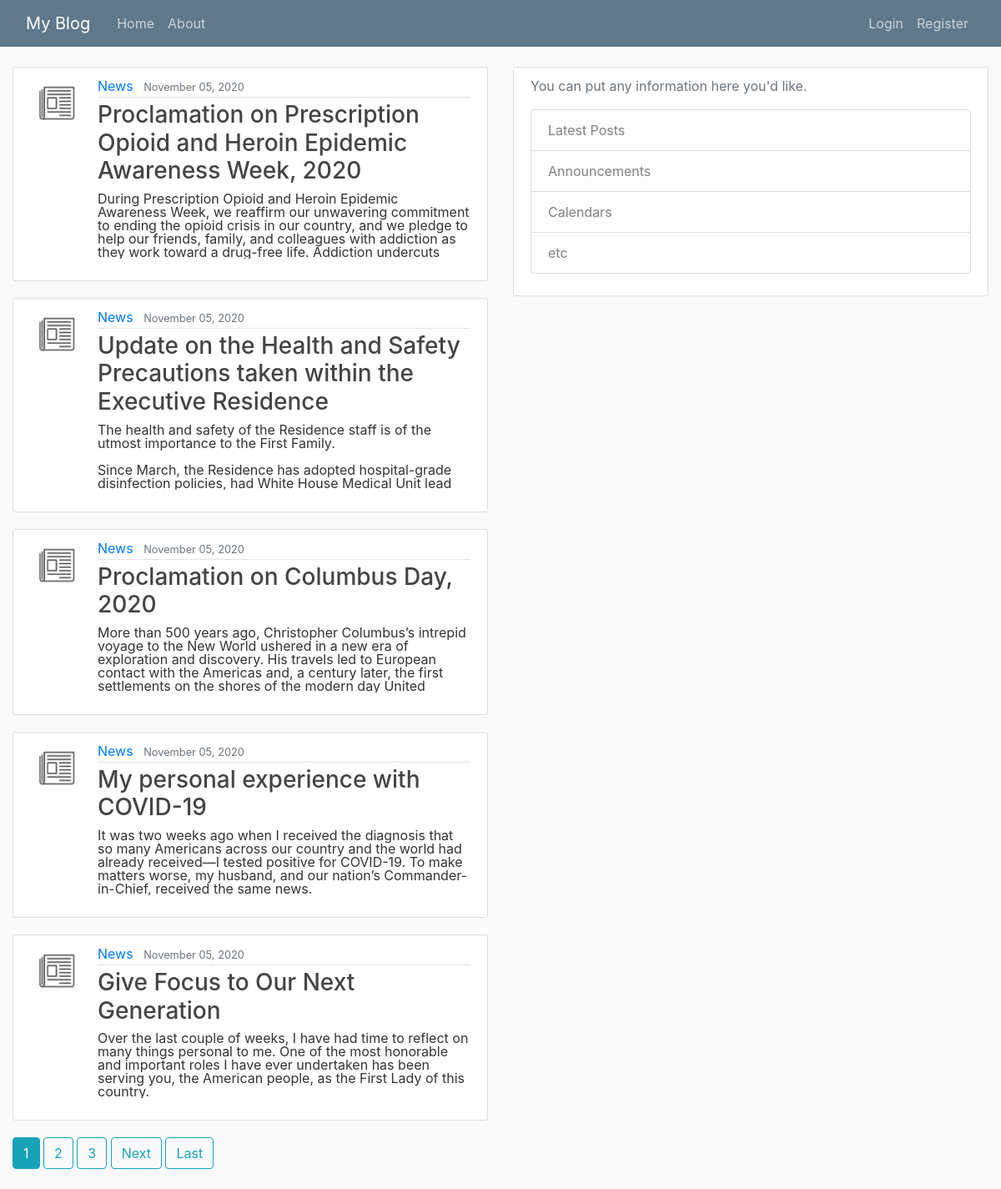
/, run on an earlier commit of the app's database.
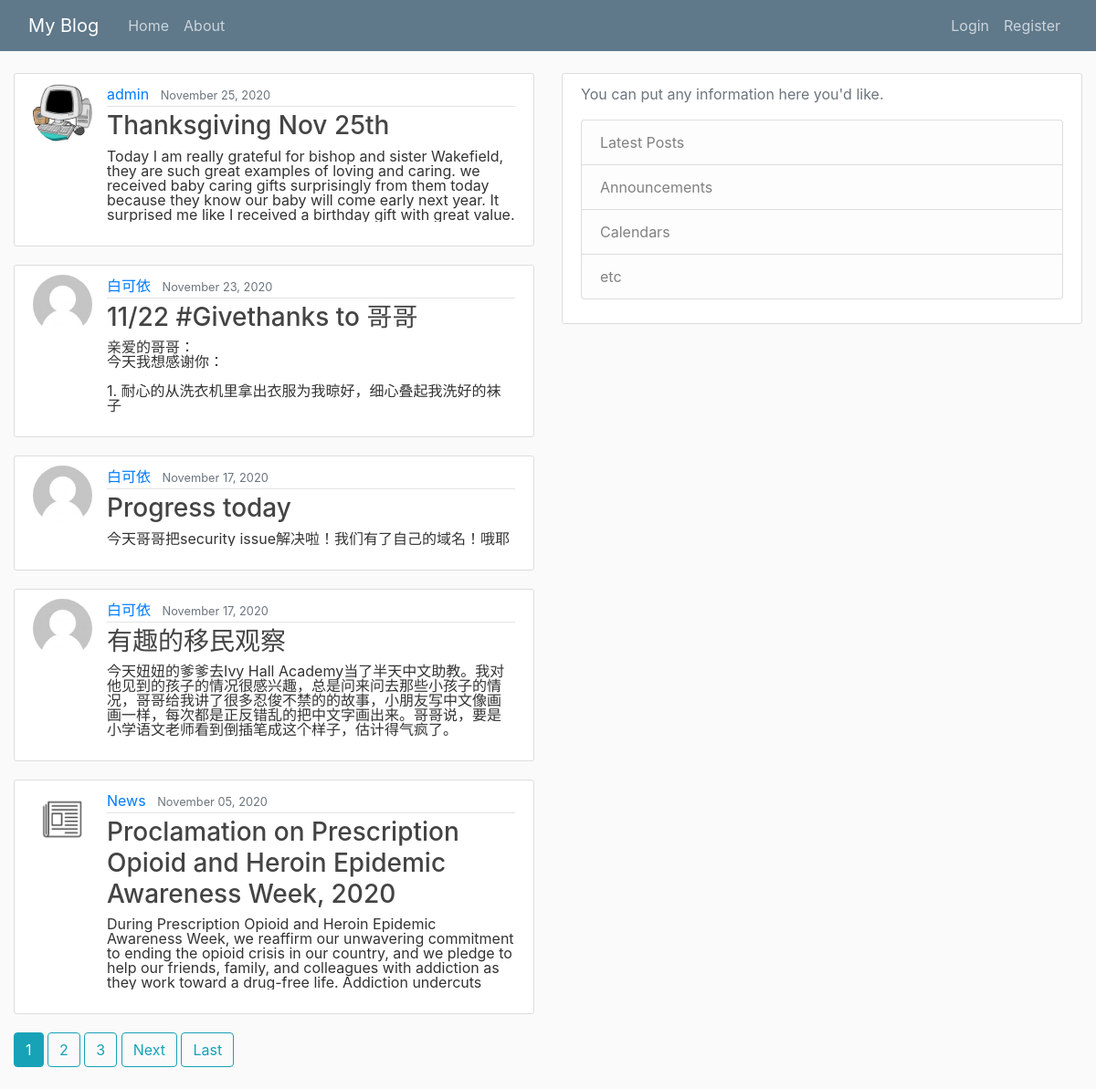
And on a later commit of the database.
### blog/models.py (models this page shows, shortened)
class Post(models.Model):
    title = models.CharField(max_length=100)
    content = models.TextField()
    date_posted = models.DateTimeField(default=timezone.now)
    author = models.ForeignKey(User, on_delete=models.CASCADE)

### users/models.py (models this page shows, shortened)
class Profile(models.Model):
    user = models.OneToOneField(User, on_delete=models.CASCADE)
    image = models.ImageField(default='default.jpg', upload_to='profile_pics')

### blog/views.py (the view)
# urls.py: path('', PostListView.as_view(), name='blog-home'),
class PostListView(ListView):
    model = Post
    template_name = 'blog/home.html' # <app>/<model>_<viewtype>.html
    context_object_name = 'posts' # the default name is object
    ordering = ['-date_posted'] # change the order
    paginate_by = 5 #2 per page

### blog/templates/blog/home.html (shortened to what this page needs)
{% extends "blog/base.html" %}
    {% block content %}
    {% for post in posts %}
     <article class="media content-section">
         <img class="rounded-circle article-img" src="{{ post.author.profile.image.url }}">
          <div class="media-body">
            <div class="article-metadata">
              <a class="mr-2" href="{% url 'user-posts' post.author.username %}">{{ post.author }}</a>
              <small class="text-muted">{{ post.date_posted|date:"F d, Y" }}</small>
            </div>
            <h3><a class="article-title" href="{% url 'post-detail' post.id %}">{{ post.title }}</a></h3>
            <p style="
            line-height: 1em;
            max-height: 5em;
            overflow:hidden" class="article-content">{{ post.content }}</p>
          </div>
        </article>
    {% endfor %}
        {% if is_paginated %}
      {% for num in page_obj.paginator.page_range %}
        {% if page_obj.number == num %}
          <a class="btn btn-info mb-4" href="?page={{ num }}">{{ num }}</a>
        {% elif num > page_obj.number|add:'-3' and num < page_obj.number|add:'3' %}
          <a class="btn btn-outline-info mb-4" href="?page={{ num }}">{{ num }}</a>
        {% endif %}
      {% endfor %}
      {% if page_obj.has_next %}
        <a class="btn btn-outline-info mb-4" href="?page={{ page_obj.next_page_number }}">Next</a>
        <a class="btn btn-outline-info mb-4" href="?page={{ page_obj.paginator.num_pages }}">Last</a>
      {% endif %}
    {% endif %}
{% endblock %}

What changed in the data, as far as the page shows it:
no longer on this page (row unchanged): Post: author.profile.image (picture), author "News", date_posted "November 05, 2020", title "Update on the Health and Safety Precautions taken within the Executive Residence", content "The health and safety of the Residence staff is of the utmost importance to the First Family. Since March, the Residence has adopted hospital-grade disinfection policies, had White House Medical Unit lead…"
no longer on this page (row unchanged): Post: author.profile.image (picture), author "News", date_posted "November 05, 2020", title "Proclamation on Columbus Day, 2020", content "More than 500 years ago, Christopher Columbus’s intrepid voyage to the New World ushered in a new era of exploration and discovery. His travels led to European contact with the Americas and, a century later, the first settlements on the shores of the modern day United…"
no longer on this page (row unchanged): Post: author.profile.image (picture), author "News", date_posted "November 05, 2020", title "My personal experience with COVID-19", content "It was two weeks ago when I received the diagnosis that so many Americans across our country and the world had already received—I tested positive for COVID-19. To make matters worse, my husband, and our nation’s Commander-in-Chief, received the same news.…"
no longer on this page (row unchanged): Post: author.profile.image (picture), author "News", date_posted "November 05, 2020", title "Give Focus to Our Next Generation", content "Over the last couple of weeks, I have had time to reflect on many things personal to me. One of the most honorable and important roles I have ever undertaken has been serving you, the American people, as the First Lady of this country.…"
added Post: author.profile.image (picture), author "admin", date_posted "November 25, 2020", title "Thanksgiving Nov 25th", content "Today I am really grateful for bishop and sister Wakefield, they are such great examples of loving and caring. we received baby caring gifts surprisingly from them today because they know our baby will come early next year. It surprised me like I received a birthday gift with great value.…"
added Post: author.profile.image (placeholder picture), author "白可依", date_posted "November 23, 2020", title "11/22 #Givethanks to 哥哥", content "亲爱的哥哥： 今天我想感谢你： 1. 耐心的从洗衣机里拿出衣服为我晾好，细心叠起我洗好的袜子…"
added Post: author.profile.image (placeholder picture), author "白可依", date_posted "November 17, 2020", title "Progress today", content "今天哥哥把security issue解决啦！我们有了自己的域名！哦耶"
added Post: author.profile.image (placeholder picture), author "白可依", date_posted "November 17, 2020", title "有趣的移民观察", content "今天妞妞的爹爹去Ivy Hall Academy当了半天中文助教。我对他见到的孩子的情况很感兴趣，总是问来问去那些小孩子的情况，哥哥给我讲了很多忍俊不禁的的故事，小朋友写中文像画画一样，每次都是正反错乱的把中文字画出来。哥哥说，要是小学语文老师看到倒插笔成这个样子，估计得气疯了。…"
